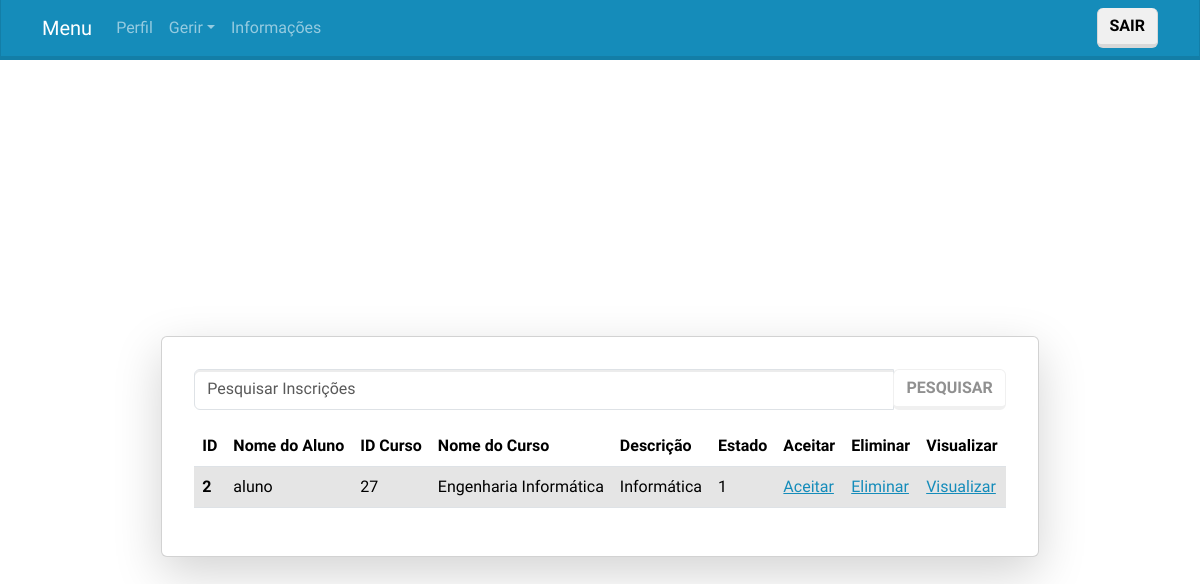
/paginas/gerirInscricoes.php (signed in), run on an earlier commit of the app's database.
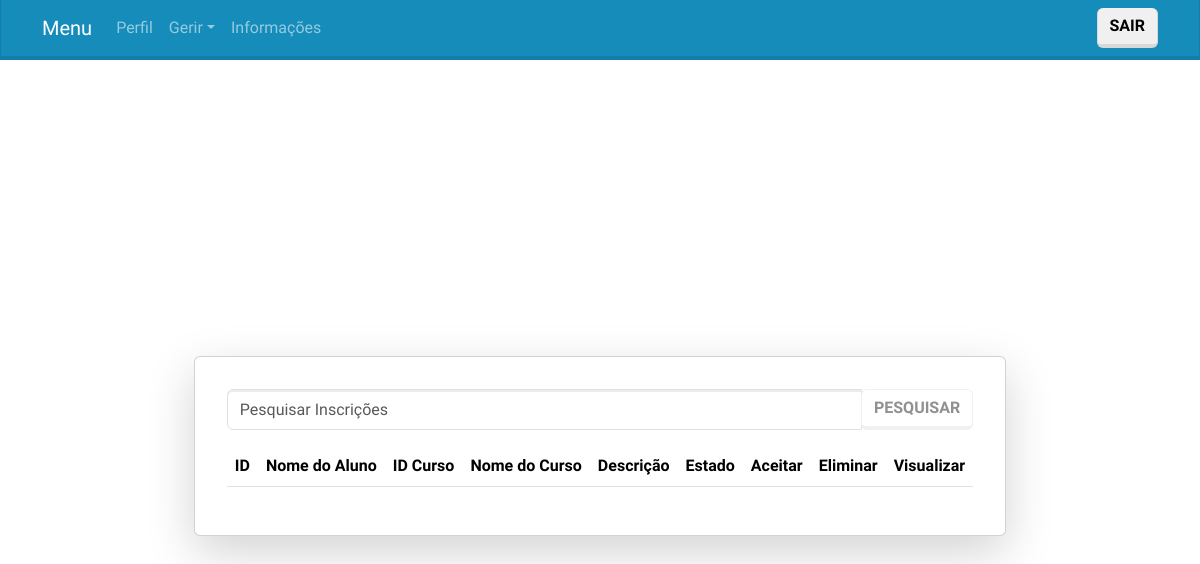
And on a later commit of the database.
### tables this page shows
CREATE TABLE `inscricao` (
  `id_utilizador` int(40) NOT NULL,
  `id_curso` int(40) NOT NULL,
  `descricao` varchar(200) NOT NULL,
  `estado` int(1) NOT NULL DEFAULT 0
);

CREATE TABLE `utilizador` (
  `id_utilizador` int(40) NOT NULL,
  `nome` varchar(60) NOT NULL,
  `password` varchar(100) NOT NULL,
  `morada` varchar(100) NOT NULL,
  `email` varchar(100) NOT NULL,
  `telemovel` int(10) NOT NULL,
  `tipo_utilizador` int(1) NOT NULL DEFAULT 0
);

CREATE TABLE `curso` (
  `id_curso` int(40) NOT NULL,
  `nome` varchar(100) NOT NULL,
  `descricao` varchar(100) NOT NULL,
  `vagas` int(40) NOT NULL,
  `vagas_preenchidas` int(40) NOT NULL,
  `data_inicio` date NOT NULL,
  `data_fim` date NOT NULL,
  `metodo_selecao` varchar(100) NOT NULL
);

### paginas/gerirInscricoes.php (the view, shortened to what this page needs)
<!DOCTYPE html>
<?php
    include 'cabecalho.php';
?>
<?php if (!empty($_SESSION['tipo_utilizador']) && $_SESSION['tipo_utilizador'] >= 2) : ?>
<html lang="pt">
<head>
    <link rel="stylesheet" href="bootstrap.css">
</head>
<body>
    <div class="container d-flex justify-content-center align-items-center" style="height: 100vh;">
        <div class="card shadow-lg p-3 mb-5 bg-white rounded" style="margin-top: 20px;">
            <div class="card-body">
            <form method="GET" action="">
                    <div class="input-group mb-3">
                        <input type="text" class="form-control" name="search" placeholder="Pesquisar Inscrições" value="<?php echo isset($_GET['search']) ? $_GET['search'] : ''; ?>">
                        <div class="input-group-append">
                            <button class="btn btn-outline-secondary" type="submit">Pesquisar</button>
                        </div>
                    </div>
                </form>
                    <table class="table table-hover">
                        <thead>
                            <tr>
                                <th scope="col">ID</th>
                                <th scope="col">Nome do Aluno</th>
                                <th scope="col">ID Curso</th>
                                <th scope="col">Nome do Curso</th>
                                <th scope="col">Descrição</th>
                                <th scope="col">Estado</th>
                                <th scope="col">Aceitar</th>
                                <th scope="col">Eliminar</th>
                                <th scope="col">Visualizar</th>
                            </tr>
                        </thead>
                        <tbody>
                            <?php
                            $search = isset($_GET['search']) ? $_GET['search'] : '';
                            $searchQuery = $search ? "WHERE c.nome LIKE '%$search%'" : '';
                            if(isset($_GET['id'])){
                                $sql = "SELECT i.id_utilizador, u.nome AS nome_aluno, c.id_curso, c.nome AS nome_curso, c.descricao, i.estado
                                    FROM inscricao i
                                    INNER JOIN utilizador u ON i.id_utilizador = u.id_utilizador
                                    INNER JOIN curso c ON i.id_curso = c.id_curso
                                    WHERE i.id_curso = '{$_GET['id']}'
                                    $searchQuery";
                            }else{
                                $sql = "SELECT i.id_utilizador, u.nome AS nome_aluno, c.id_curso, c.nome AS nome_curso, c.descricao, i.estado
                                    FROM inscricao i
                                    INNER JOIN utilizador u ON i.id_utilizador = u.id_utilizador
                                    INNER JOIN curso c ON i.id_curso = c.id_curso
                                    $searchQuery";
                            }
                            $result = mysqli_query($conn, $sql);
                            if (!$result) {
                                echo "Error: " . mysqli_error($conn);
                            } else {
                                while ($row = mysqli_fetch_assoc($result)) {
                                    ?>
                                <tr class="table-active">
                                    <th scope="row"><?php echo $row['id_utilizador']; ?></th>
                                    <td><?php echo $row['nome_aluno']; ?></td>
                                    <td><?php echo $row['id_curso']; ?></td>
                                    <td><?php echo $row['nome_curso']; ?></td>
                                    <td><?php echo $row['descricao']; ?></td>
                                    <td><?php echo $row['estado']; ?></td>
                                    <td><a href="aceitarInscricao.php?id=<?php echo $row['id_utilizador'] ?>&id_curso=<?php echo $row['id_curso'] ?>">Aceitar</a></td>
                                    <td><a href="eliminarInscricao.php?id=<?php echo $row['id_utilizador'] ?>&id_curso=<?php echo $row['id_curso'] ?>">Eliminar</a></td>
                                    <td><a href="visualizarInscricao.php?id=<?php echo $row['id_utilizador'] ?>&id_curso=<?php echo $row['id_curso'] ?>">Visualizar</a></td>
                                </tr>
                                <?php
                                }
                            }
                            ?>
                        </tbody>
                    </table>
                <?php else : header("Erro.php");?>
                <?php endif; ?>
            </div>
        </div>
    </div>
</body>
</html>

What changed in the data, as far as the page shows it:
removed inscricao: id_utilizador "2", id_utilizador.nome "aluno", id_curso.id_curso "27", id_curso.nome "Engenharia Informática", id_curso.descricao "Informática", estado "1"
